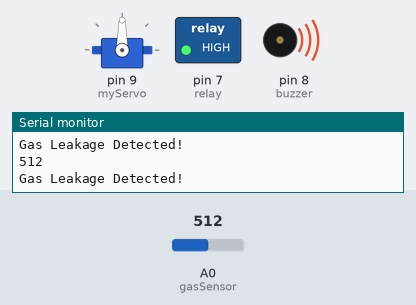
A sketch run on a simulated Arduino Uno, built with avr-gcc and run on an emulated ATmega328P. Parts: servo, switched loads named in the sketch (green lamp = pin HIGH), buzzer (waves = sounding, pin HIGH), the last lines printed to the serial monitor. Inputs (shaded band) come from the test bench; at power-on: A0 (gasSensor) = 512.

Above: at 1.8 s.
1.9 s: A0 (gasSensor) set to 317
3.4 s: A0 (gasSensor) set to 282
At 5.0 s:
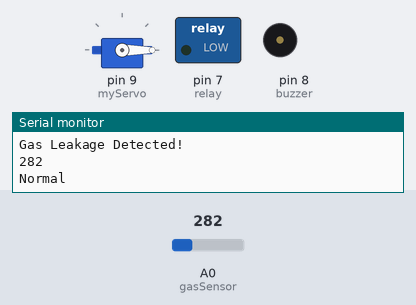
5.5 s: A0 (gasSensor) set to 306
At 6.6 s:
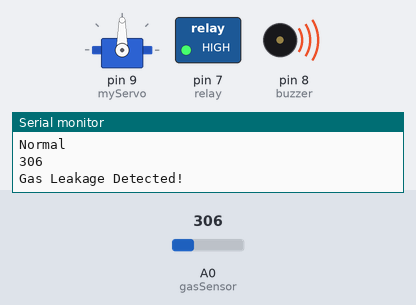
7.5 s: A0 (gasSensor) set to 290
At 9.3 s:
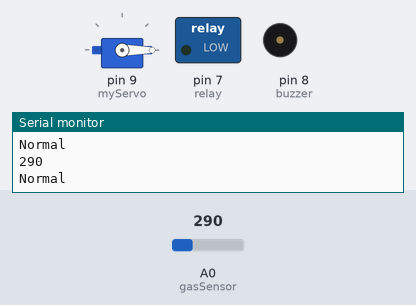
Timing chart, 0 to 10.5 s (numbered marks = the images above; inputs shaded):
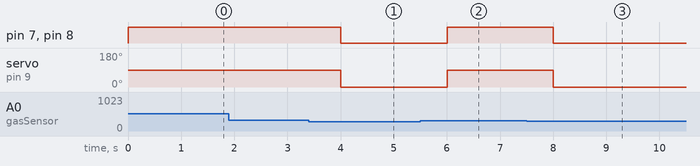

The sketch:

ssaproject.ino
```cpp
#include <Servo.h>

Servo myServo;

int gasSensor = A0;     // MQ-6 analog pin
int buzzer = 8;         // Buzzer pin
int relay = 7;          // Relay (fan) pin
int threshold = 300;    // Gas limit (adjust based on testing)

void setup() {
  pinMode(buzzer, OUTPUT);
  pinMode(relay, OUTPUT);
  myServo.attach(9);   // Servo pin

  Serial.begin(9600);

  digitalWrite(buzzer, LOW);
  digitalWrite(relay, LOW);
  myServo.write(0);    // Valve open position
}

void loop() {
  int gasValue = analogRead(gasSensor);
  Serial.println(gasValue);

  if (gasValue > threshold) {
    // GAS LEAK DETECTED
    digitalWrite(buzzer, HIGH);   // Beep sound
    digitalWrite(relay, HIGH);    // Fan ON
    myServo.write(90);            // Close gas valve

    Serial.println("Gas Leakage Detected!");
  }
  else {
    // NORMAL CONDITION
    digitalWrite(buzzer, LOW);
    digitalWrite(relay, LOW);
    myServo.write(0);             // Open valve

    Serial.println("Normal");
  }

  delay(1000);
}
```

Measured:
- the behaviour switches between 301 and 300 on A0 (gasSensor) (found by bisection; images 0 and 1)
- after the input at 3.4 s, pin 7 (relay), pin 8 (buzzer): HIGH → LOW after 0.60 s; servo on pin 9 (myServo): 90° → 0° after 0.60 s
- after the input at 5.5 s, pin 7 (relay), pin 8 (buzzer): LOW → HIGH after 0.50 s; servo on pin 9 (myServo): 0° → 90° after 0.50 s
- after the input at 7.5 s, pin 7 (relay), pin 8 (buzzer): HIGH → LOW after 0.50 s; servo on pin 9 (myServo): 90° → 0° after 0.50 s
